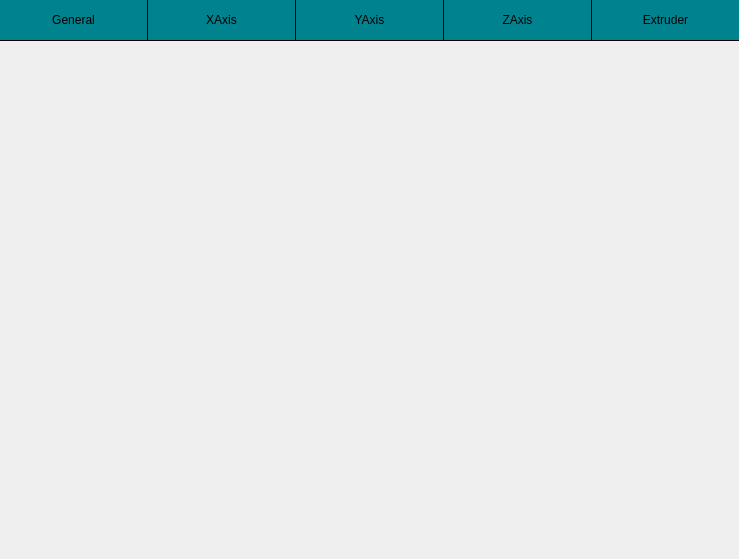
<?xml version="1.0" encoding="UTF-8"?>
<ui version="4.0">
 <class>SettingsMotorScreen</class>
 <widget class="QWidget" name="SettingsMotorScreen">
  <property name="geometry">
   <rect>
    <x>0</x>
    <y>0</y>
    <width>739</width>
    <height>559</height>
   </rect>
  </property>
  <property name="windowTitle">
   <string>Form</string>
  </property>
  <widget class="QPushButton" name="generalButton">
   <property name="geometry">
    <rect>
     <x>0</x>
     <y>0</y>
     <width>147</width>
     <height>40</height>
    </rect>
   </property>
   <property name="styleSheet">
    <string notr="true">QPushButton{

	border: none;
	background-color: #00838F;
	color: #000000;
}

QPushButton:pressed{

	background-color: #006064;
}

QPushButton:checked{

	background-color: #006064;
}</string>
   </property>
   <property name="text">
    <string>General</string>
   </property>
   <property name="checkable">
    <bool>true</bool>
   </property>
  </widget>
  <widget class="Line" name="verticalLine1">
   <property name="geometry">
    <rect>
     <x>147</x>
     <y>0</y>
     <width>1</width>
     <height>40</height>
    </rect>
   </property>
   <property name="styleSheet">
    <string notr="true">background-color: #000000;</string>
   </property>
   <property name="orientation">
    <enum>Qt::Vertical</enum>
   </property>
  </widget>
  <widget class="QPushButton" name="xAxisButton">
   <property name="geometry">
    <rect>
     <x>148</x>
     <y>0</y>
     <width>147</width>
     <height>40</height>
    </rect>
   </property>
   <property name="styleSheet">
    <string notr="true">QPushButton{

	border: none;
	background-color: #00838F;
	color: #000000;
}

QPushButton:pressed{

	background-color: #006064;
}

QPushButton:checked{

	background-color: #006064;
}</string>
   </property>
   <property name="text">
    <string>XAxis</string>
   </property>
   <property name="checkable">
    <bool>true</bool>
   </property>
  </widget>
  <widget class="Line" name="verticalLine2">
   <property name="geometry">
    <rect>
     <x>295</x>
     <y>0</y>
     <width>1</width>
     <height>40</height>
    </rect>
   </property>
   <property name="styleSheet">
    <string notr="true">background-color: #000000;</string>
   </property>
   <property name="orientation">
    <enum>Qt::Vertical</enum>
   </property>
  </widget>
  <widget class="QPushButton" name="yAxiButton">
   <property name="geometry">
    <rect>
     <x>296</x>
     <y>0</y>
     <width>147</width>
     <height>40</height>
    </rect>
   </property>
   <property name="styleSheet">
    <string notr="true">QPushButton{

	border: none;
	background-color: #00838F;
	color: #000000;
}

QPushButton:pressed{

	background-color: #006064;
}

QPushButton:checked{

	background-color: #006064;
}</string>
   </property>
   <property name="text">
    <string>YAxis</string>
   </property>
   <property name="checkable">
    <bool>true</bool>
   </property>
  </widget>
  <widget class="Line" name="verticalLine3">
   <property name="geometry">
    <rect>
     <x>443</x>
     <y>0</y>
     <width>1</width>
     <height>40</height>
    </rect>
   </property>
   <property name="styleSheet">
    <string notr="true">background-color: #000000;</string>
   </property>
   <property name="orientation">
    <enum>Qt::Vertical</enum>
   </property>
  </widget>
  <widget class="QPushButton" name="zAxisButton">
   <property name="geometry">
    <rect>
     <x>444</x>
     <y>0</y>
     <width>147</width>
     <height>40</height>
    </rect>
   </property>
   <property name="styleSheet">
    <string notr="true">QPushButton{

	border: none;
	background-color: #00838F;
	color: #000000;
}

QPushButton:pressed{

	background-color: #006064;
}

QPushButton:checked{

	background-color: #006064;
}</string>
   </property>
   <property name="text">
    <string>ZAxis</string>
   </property>
   <property name="checkable">
    <bool>true</bool>
   </property>
  </widget>
  <widget class="Line" name="verticalLine4">
   <property name="geometry">
    <rect>
     <x>591</x>
     <y>0</y>
     <width>1</width>
     <height>40</height>
    </rect>
   </property>
   <property name="styleSheet">
    <string notr="true">background-color: #000000;</string>
   </property>
   <property name="orientation">
    <enum>Qt::Vertical</enum>
   </property>
  </widget>
  <widget class="QPushButton" name="extruderButton">
   <property name="geometry">
    <rect>
     <x>592</x>
     <y>0</y>
     <width>147</width>
     <height>40</height>
    </rect>
   </property>
   <property name="styleSheet">
    <string notr="true">QPushButton{

	border: none;
	background-color: #00838F;
	color: #000000;
}

QPushButton:pressed{

	background-color: #006064;
}

QPushButton:checked{

	background-color: #006064;
}</string>
   </property>
   <property name="text">
    <string>Extruder</string>
   </property>
   <property name="checkable">
    <bool>true</bool>
   </property>
  </widget>
  <widget class="Line" name="horizontalLine1">
   <property name="geometry">
    <rect>
     <x>0</x>
     <y>40</y>
     <width>739</width>
     <height>1</height>
    </rect>
   </property>
   <property name="styleSheet">
    <string notr="true">background-color: #000000;</string>
   </property>
   <property name="orientation">
    <enum>Qt::Horizontal</enum>
   </property>
  </widget>
 </widget>
 <resources/>
 <connections/>
</ui>
